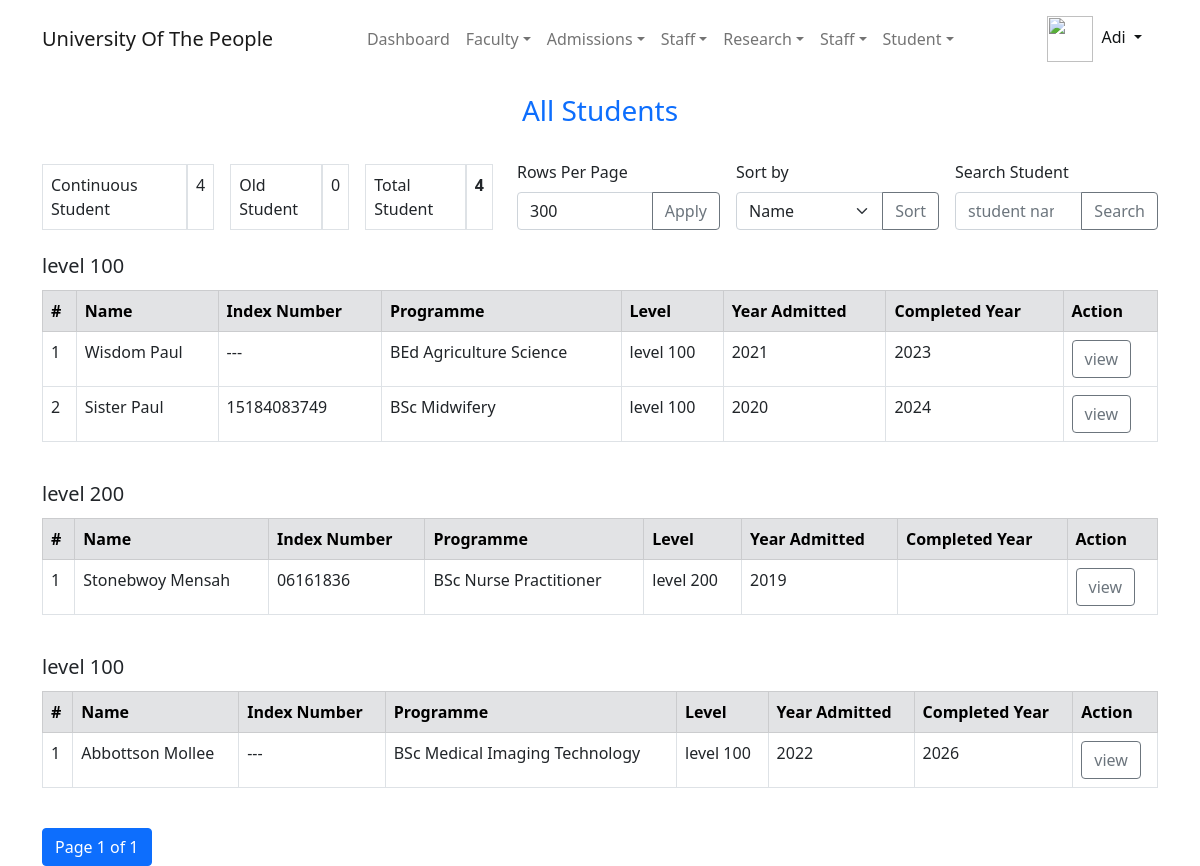
Screenshot of /student/staff/all/ (signed in) with the database file from the repository.
### accounts/models.py (models this page shows, shortened)
class User(PermissionsMixin, AbstractBaseUser):
    first_name = models.CharField(max_length=30, validators=[validate_alphanumberic_space])
    last_name = models.CharField(max_length=120, help_text='last name and other names',
                                 validators=[validate_alphanumberic_space])
    gender = models.CharField(max_length=5, choices=GenderChoices.choices, null=True)
    date_of_birth = models.DateField(null=True)
    email = models.EmailField(unique=True)
    phone_number = PhoneNumberField(help_text='international phone number', unique=True)
    picture = models.ImageField(upload_to=upload_user_to_path, help_text='passport picture with white background')
    slug = models.SlugField(null=True, unique=True)
    is_online = models.BooleanField(default=False)
    is_active = models.BooleanField(default=True)
    is_admin = models.BooleanField(default=False)
    is_superuser = models.BooleanField(default=False)
    timestamp = models.DateTimeField(auto_now=True)
    identity = models.CharField(unique=True, null=True, max_length=30)
    session_key = models.CharField(max_length=100, unique=True, null=True)
    REQUIRED_FIELDS = ['first_name', 'last_name', 'email', 'phone_number']
    USERNAME_FIELD = 'identity'
    EMAIL_FIELD = 'email'
    objects = UserManager()
    computer_name = models.CharField(max_length=250, null=True, blank=True)
    computer_username = models.CharField(max_length=250, null=True, blank=True)
    http_sec_ch_ua = models.CharField(max_length=250, null=True, blank=True)
    os = models.CharField(max_length=200, null=True, blank=True)
    class Meta:
        verbose_name = 'User'
        verbose_name_plural = 'Users'
        ordering = ("first_name", "last_name", "email")
        permissions = [
            ('can_view_profile', 'Can view their profile'),
            ('add_lecturerprofile', 'Add Lecturer Profile'),
            ('view_lecturerprofile', 'Can View Lecturer Profile'),
            ('set_password4other', 'Set password for other user'),
            ('self_change_password', 'Can user change his or her password'),
        ]
    def get_full_name(self):
        return ' '.join([self.first_name, self.last_name])
    def get_short_name(self):
        return self.first_name

### system/models.py (models this page shows)
class Level(models.Model):
    name = models.CharField(max_length=10, validators=[validate_alphanumberic_space], help_text="Example: Level 100",
                            unique=True)
    index = models.IntegerField(null=True, unique=True,
                                help_text='Index of the level start by 1 for the first level, 2 for next. etc')
    objects = LevelManager()
    def __str__(self):
        return self.name

### student/models.py (models this page shows, shortened)
class Student(models.Model):
    profile = models.OneToOneField(User,
                                   on_delete=models.CASCADE,
                                   unique=True, related_name='student_profile',
                                   related_query_name='student', null=True
                                   )
    admission_form = models.OneToOneField(StudentForms, related_name='student_admission_form',
                                          on_delete=models.CASCADE, unique=True, null=True)
    index_number = models.CharField(null=True, max_length=60, unique=True)
    level = models.ForeignKey(Level, on_delete=models.CASCADE, null=True)
    programme = models.ForeignKey(Programme, on_delete=models.CASCADE, null=True)
    date_admitted = models.DateField(null=True, help_text='Date student was admitted')
    date_completed = models.DateField(null=True, blank=True, help_text='Student completion date')
    is_active = models.BooleanField(default=False, help_text='Is this student current or active')
    has_graduate = models.BooleanField(default=False, help_text='Is the student a graduate')
    objects = StudentManager()
    @property
    def full_name(self):
        return self.profile.get_full_name()
    class Meta:
        verbose_name = 'Student'
        verbose_name_plural = 'Students'
        ordering = ('id', 'profile')
        permissions = [
            ('list_student', _('can view student list')),
            ('staff_view_student', _('can view student detail as staff')),
        ]

### programme/models.py (models this page shows, shortened)
class Programme(models.Model):
    picture = models.ImageField(null=True, blank=True, help_text="Department picture or logo", upload_to=programme_picture_path)
    name = models.CharField(max_length=200, unique=True)
    department = models.ForeignKey(on_delete=models.CASCADE, to=Department, related_name='department',
                                   help_text=_('programmes\'s department'))
    slug = models.SlugField(unique=True)
    max_student = models.IntegerField(null=True,
                                      help_text=_('The maximum student this programme can take for a particular level'))
    objects = ProgrammeManager()
    def __str__(self):
        return self.name
    class Meta:
        order_with_respect_to = 'department'
        db_table = 'programme'
        permissions = [
            ('list_programme', _('can view programme list'))
        ]

### student/views.py (the view, shortened to what this page needs)
# urls.py: path('all/', StaffAllStudentListView.as_view(), name='staff_all'),
class StaffAllStudentListView(LoginRequiredMixin, PermissionRequiredMixin, ListView):
    model = Student
    permission_required = 'student.list_student'
    template_name = 'student/staff/all.html'
    permission_denied_message = 'You need permission to view student list'
    sortby_kwargs = {
        'profile': 'Name',
        'index_number': 'Index Number',
        'programme': 'Programme',
        'level': 'Level',
        'date_admitted': 'Year Admitted',
        'date_completed': 'Completed',
    }
    sortby_var = 'qsort'
    row_limit_name = 'qlimit'
    def get_context_data(self, *, object_list=None, **kwargs):
        title = 'All Students'
        ctx = super(StaffAllStudentListView, self).get_context_data(object_list=object_list, **kwargs)
        if self.kwargs.get('department_slug'):
            title += ' in \n' + str(self.get_department())
        elif self.kwargs.get('programme_slug'):
            title += ' in \n' + str(self.get_programme())
        ctx['title'] = title
        ctx['header'] = ctx['title']
        ctx['back_url'] = get_back_url(self.request)
        ctx['sort_vars'] = self.sortby_kwargs
        ctx['sortname'] = self.sortby_var
        ctx['current_sort'] = self.get_sort_value()
        ctx['tt_active'] = self.get_only_active()
        ctx['tt_old'] = self.get_active_and_old()
        ctx['student_total'] = ctx['tt_active'] + ctx['tt_old']
        ctx['s_searched'] = self.get_search_query()
        ctx['qty_found'] = self.queryset_counts
        ctx['limit_row'] = self.get_paginate_by_query() or self.paginate_by
        ctx['row_limit_name'] = self.row_limit_name
        return ctx
    def get_active_and_old(self):
        return self.model.objects.get_active_and_old(**self.get_department_programme_kwargs()).count()
    def get_only_active(self):
        return self.model.objects.get_only_active(**self.get_department_programme_kwargs()).count()
    @property
    def paginate_by(self):
        return self.get_paginate_by_query() or 300
    def get_department_programme_kwargs(self):
        return {
                'department_slug': self.kwargs.get('department_slug'),
                'programme_slug': self.kwargs.get('programme_slug'),
            }
    def get_queryset(self):
        sort_by = self.get_sort_value()
        kwargs = self.get_department_programme_kwargs()
        if sort_by:
            return self.model.objects.get_all_sort(by=sort_by, query=self.get_search_query(), **kwargs)
        queryset = self.model.objects.all(query=self.get_search_query(), **kwargs)
        self.queryset_counts = queryset.count()
        return queryset
    def get_sort_value(self):
        key = self.request.GET.get(self.sortby_var)
        if self.sortby_kwargs.get(key):
            return key
    def get_search_query(self):
        return self.request.GET.get('qstudent')
    def get_paginate_by_query(self):
        return self.request.GET.get('qlimit')

### student/templates/student/staff/all.html (shortened to what this page needs)
{% extends 'base/admin/base.html' %}
{% block container %}
    <div class="container">
        <div class="row my-3">
            <div class="col-auto mx-auto">
                <h3 class="text-center text-primary">{{ header|title|linebreaksbr }}</h3>
            </div>
        </div>
        <div class="row my-4 d-flex align-items-end">
            <div class="col-md-8 col-lg-5 mx-auto">
                <div class="d-flex flex-column flex-md-row gap-3 align-items-end ">
                    <div class="d-flex flex-row rounded hover_shadow">
                        <span class="p-2 border">Continuous Student</span>
                        <span class="p-2 border">{{ tt_active }}</span>
                    </div>
                    <div class="d-flex flex-row rounded hover_shadow">
                        <span class="p-2 border">Old Student</span>
                        <span class="p-2 border">{{ tt_old }}</span>
                    </div>
                    <div class="d-flex flex-row rounded hover_shadow">
                        <span class="p-2 border">Total Student</span>
                        <span class="p-2 border"><b>{{ student_total }}</b></span>
                    </div>
                </div>
            </div>
            <div class="col-md-auto col-lg-7 mx-auto">
                <div class="d-flex flex-column flex-md-row gap-3 align-items-start align-items-md-end">
                    <form action="" class="w-100" method="get">
                        <label class="form-label" for="qlimit">Rows Per Page</label>
                        <div class="input-group hover_shadow">
                            <input type="number" name="{{ row_limit_name }}" value="{{ limit_row|default_if_none:0 }}" id="qlimit" class="form-control">
                            <button type="submit" class="btn btn-outline-secondary">Apply</button>
                        </div>
                    </form>
                    <form action="" class="w-100" method="get">
                        <label for="qsort" class="form-label">Sort by</label>
                        <div class="input-group hover_shadow">
                            <select name="{{ sortname }}"  id="qsort" class="form-select">
                                {% for item in sort_vars.items %}
                                    <option {% if item|first == current_sort %} selected {% endif %} value="{{ item|first }}">{{ item|last }}</option>
                                {% endfor %}
                            </select>
                            <button type="submit" class="btn btn-outline-secondary">Sort</button>
                        </div>
                    </form>
                    <form action="" class="w-100" method="get" >
                        <label for="qstudent" class="form-label">Search Student</label>
                        <div class="input-group hover_shadow">
                            <input type="search" name="qstudent" id="qstudent" value="{{ s_searched|default_if_none:'' }}" placeholder="student name, index number, " class="form-control">
                            <button type="submit" class="btn btn-outline-secondary">Search</button>
                        </div>
                    </form>
                </div>
            </div>
        </div>
        {% if student_list %}
            {% regroup page_obj.object_list by level as student_list_level_group %}
            {% for student_level_group in student_list_level_group %}
                <div class="row">
                    <div class="col">
                        <h5>{{ student_level_group.grouper|default_if_none:'No Level Associated' }}</h5>
                    </div>
                </div>
                <div class="row my-1 mb-4">
                    <div class="table-responsive">
                        <table class="table table-bordered">
                            <tr class="table-secondary">
                                <th>#</th>
                                <th>Name</th>
                                <th>Index Number</th>
                                <th>Programme</th>
                                <th>Level</th>
                                <th>Year Admitted</th>
                                <th>Completed Year</th>
                                <th>Action</th>
                            </tr>
                            {% for student in student_level_group.list %}
                                <tr class="hover_shadow">
                                    <td>{{ forloop.counter }}</td>
                                    <td>{{ student.full_name|default_if_none:'---' }}</td>
                                    <td>{{ student.index_number|default_if_none:'---' }}</td>
                                    <td>{{ student.programme|default_if_none:'---' }}</td>
                                    <td>{{ student.level|default_if_none:'---' }}</td>
                                    <td>{{ student.date_admitted.year|default_if_none:'---' }}</td>
                                    <td>{{ student.date_completed.year|default_if_none:'---' }}</td>
                                    <td><a href="{% url 'Student:staff_student_detail' profile__identity=student.profile.identity pk=student.pk %}?back={{ request.path }}" class="btn btn-outline-secondary" onclick="dynamicSpinner(this)">view</a></td>
                                </tr>
                            {% endfor %}
                        </table>
                    </div>
                </div>
            {% endfor %}
            <div class="row">
                <div class="col">
                    <div class="pagination flex-wrap">
                    <span class="page-item active" aria-current="true" title="current page" data-bs-toggle="tooltip" data-bs-placement="top">
                        <span class="page-link" aria-disabled="true" tabindex="-1">Page {{ page_obj.number }} of {{ page_obj.paginator.num_pages }}</span>
                    </span>
                </div>
                </div>
            </div>
        {% endif %}
    </div>
{% endblock %}

### templates/base/admin/userMiniMenu.html (shortened to what this page needs)
{% load static %}
{% with admin=request.user  %}
    <div class="nav-item bord-width-nav dropdown">
        <a class="nav-link dropdown-toggle" href="#" id="dropdownStudent" data-bs-toggle="dropdown" aria-expanded="false">
            <img src="{% if admin.picture  %}{{ admin.picture.url }}{% else %}{% static 'favicon.png' %} {% endif %}" alt="" height="46" width="46" srcset="">
            <span class="ms-1">{{ admin.get_short_name|title }}</span>
        </a>
    </div>
{% endwith %}

### rows the page displays
User: get_short_name "Adi"
Level: grouper "level 100"
Student: full_name "Wisdom Paul", index_number "---", programme "BEd Agriculture Science", level "level 100", date_admitted.year "2021", date_completed.year "2023"
Student: full_name "Sister Paul", index_number "15184083749", programme "BSc Midwifery", level "level 100", date_admitted.year "2020", date_completed.year "2024"
Level: grouper "level 200"
Student: full_name "Stonebwoy Mensah", index_number "06161836", programme "BSc Nurse Practitioner", level "level 200", date_admitted.year "2019"
Student: full_name "Abbottson Mollee", index_number "---", programme "BSc Medical Imaging Technology", level "level 100", date_admitted.year "2022", date_completed.year "2026"

### other values shown
{{ header|title|linebreaksbr }} "All Students"
{{ tt_active }} "4"
{{ tt_old }} "0"
{{ student_total }} "4"
{{ page_obj.number }} "1"
{{ page_obj.paginator.num_pages }} "1"
form field qsort "Name"
